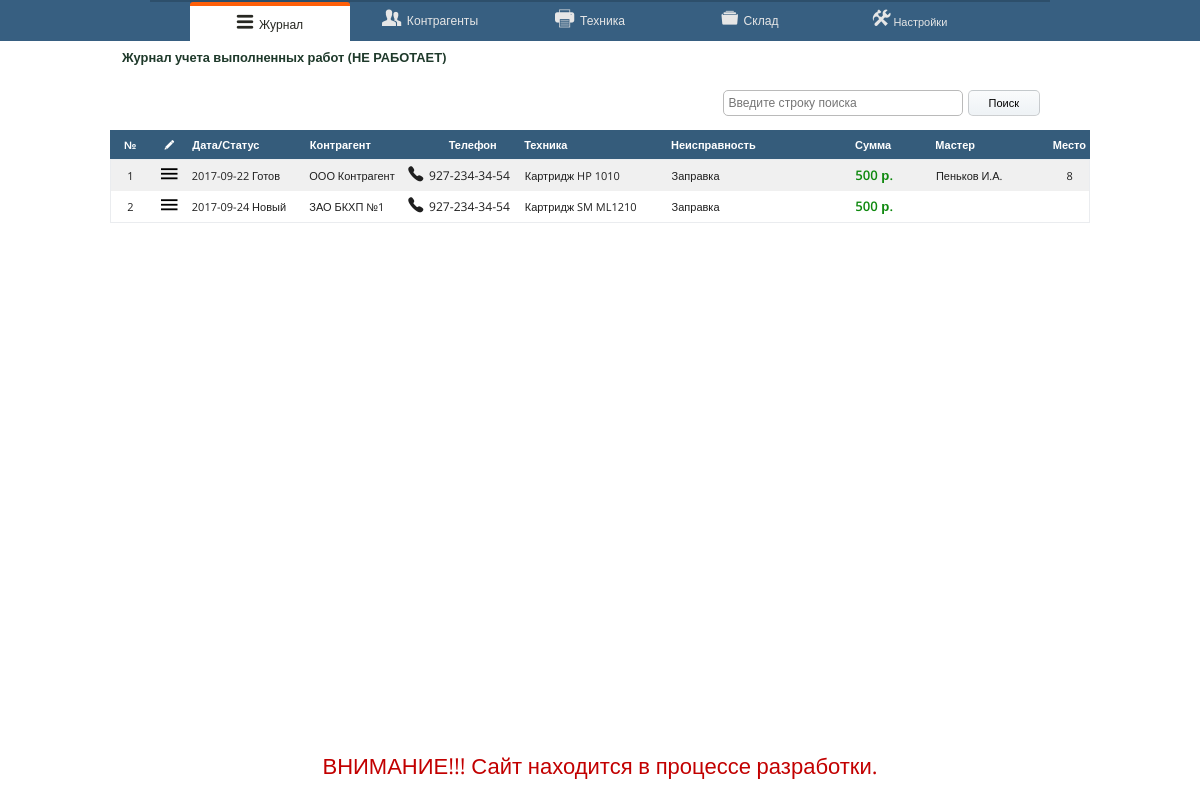
The page / on the database its author committed.
### tables this page shows
CREATE TABLE `journal` (
  `id` int(11) NOT NULL AUTO_INCREMENT,
  `client` varchar(255) DEFAULT NULL,
  `object` varchar(255) DEFAULT NULL,
  `reason` varchar(255) DEFAULT NULL,
  `date` date DEFAULT NULL,
  `depart` varchar(255) DEFAULT NULL,
  `master` varchar(255) DEFAULT NULL,
  `summa` float DEFAULT NULL,
  `place` varchar(255) DEFAULT NULL,
  `status` varchar(255) DEFAULT NULL,
  PRIMARY KEY (`id`)
);

### index.php (called while the page is built, shortened)
<?php
include_once ('layout/clienteditget.php');
include_once ('layout/header.php');
include_once("layout/$page.php");
include_once('layout/footer.php');
?>

### layout/journal.php (the view, shortened to what this page needs)
<div class="container">
    <div id="content">
        <div class="row40">
        <?php
        include ('layout/search.php');
        ?>
       </div>
        <table>
                <tr>
                    <th class="table-td-num">№</th>
                    <th class="ion-edit table-td-status"></th>
                    <th class="table-td-date">Дата/Статус</th>
                    <th class="table-td-client">Контрагент</th>
                    <th class='table-td-telephone'>Телефон</th>
                    <th class="table-td-object">Техника</th>
                    <th class="table-td-reason">Неисправность</th>
                    <th class="text-h-center table-td-payment">Сумма</th>
                    <th class="table-td-master">Мастер</th>
                    <th class="table-td-place">Место</th>
                </tr>
        </table>
        <div class="tabl">
            <table>
                <?php
                $query = "SELECT * FROM journal";
                if ($stmt = $mysqli->prepare($query)){
                    $stmt->execute();
                    $stmt->bind_result($id,$client,$object,$reason,$date,$depart,$master,$summa,$place,$status);
                    $i=0;
                    while ($stmt->fetch()){
                        $i++;
                        echo "<tr>";
                        echo "<td class='table-td-num text-h-center'>{$i}</td>";
                        echo "<td class='table-td-status text-h-center'><a href='?page=order_edit&id=12' class='ion-android-menu sbf'></a></td>";
            echo "<td  class='table-td-date'><div>$date $status</div></td>";
                        echo "<td class='table-td-client'>$client</td>";
                        echo "<td class='table-td-telephone'><span class='ion-ios-telephone sbf text-h-center'>
                        <span class='default'>927-234-34-54</span>
                        </span></td>";
                        echo        "<td class='table-td-object'>$object</td>";
                        echo "<td class='table-td-reason'>Заправка</td>";
                        echo "<td class='text-h-center table-td-payment'><span class='summ-pay'>500 р.</span></td>";
                        echo "<td class='table-td-master'>$master</td>";
                        echo "<td class='text-h-center table-td-place'>$place</td>";
                        echo "</tr>";
                    }}?>
            </table>
        </div>
    </div>
</div>

### css/form.css (style rules this page uses)
html { height: 100%; }
a { padding: 0; margin: 0; }
body { width: 100%; color: #1F1F1F; font-family: 'Open Sans', sans-serif; font-size: 11px; margin: 0; padding: 0; }
table { font-size: 100%; }
table tr { background-color: #fff ; }
table tr:nth-child(1n) { background-color: #F0F0F0 ; }
table tr:nth-child(2n) { background-color: #FFF ; }
a { text-decoration: none; color: #000 }
.row40 { width: 100%; height: 40px; }
.table-td-num, .table-td-status, .table-td-check, .table-td-place { width: 4%; }
.table-td-client, .table-td-work { text-align: left; }
.table-td-director, .table-td-object, .table-td-reason { text-align: left; width: 15%; }
.table-td-contract, .table-td-payment, .table-td-master, .table-td-price, .table-td-summ, .table-td-date { width: 12%; text-align: left; }
.text-h-center { text-align: center; }
.tabl { width: 100%; height: 75vh; overflow-y: auto; }
table { vertical-align: top; border: 1px solid #eaecef; border-collapse: collapse; padding: 20px; width: 100%; }
table th { background-color: #355C7B; color: #fff; padding: 6px 3px; border-top: 1px solid #355C7B ; border-left: 1px solid #355C7B ; border-bottom: 1px solid #355C7B; }
table th:last-child { border-right: 1px solid #355C7B ; }
table td { padding: 3px 3px; line-height: 20px; }
.default { font-size: 55%; vertical-align: middle; padding: 0; margin: 0; }
.sbf { font-size: 200%; }
.container { width: 980px; margin: auto; }
#content { display: block; margin-top: 90px; width: 100%; }
.summ-pay { color: #0F890F; font-weight: 600; font-size: 120%; }

### rows shown on the page
journal: date "2017-09-22", status "Готов", client "ООО Контрагент", object "Картридж HP 1010", master "Пеньков И.А.", place "8"
journal: date "2017-09-24", status "Новый", client "ЗАО БКХП №1", object "Картридж SM ML1210"

### other values the page prints
$page_title "Журнал учета выполненных работ (НЕ РАБОТАЕТ)"
